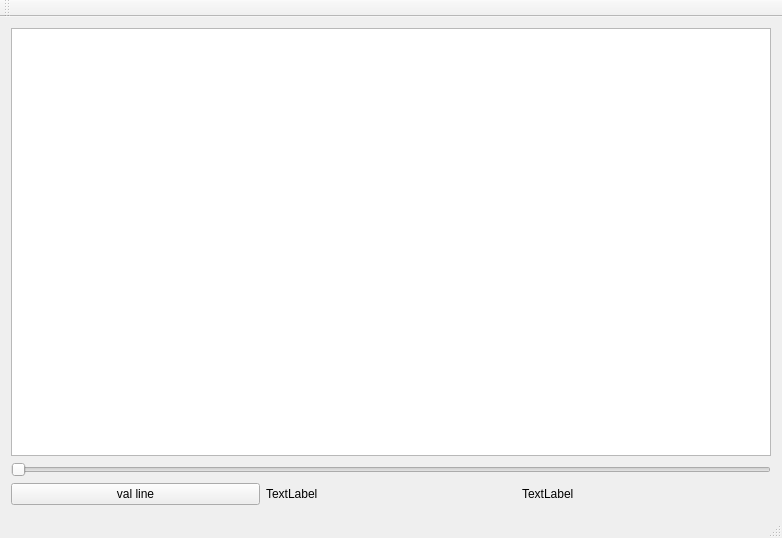
<?xml version="1.0" encoding="UTF-8"?>
<ui version="4.0">
 <class>MainWindow</class>
 <widget class="QMainWindow" name="MainWindow">
  <property name="geometry">
   <rect>
    <x>0</x>
    <y>0</y>
    <width>782</width>
    <height>538</height>
   </rect>
  </property>
  <property name="windowTitle">
   <string>MainWindow</string>
  </property>
  <widget class="QWidget" name="centralWidget">
   <layout class="QVBoxLayout" name="verticalLayout">
    <item>
     <widget class="MyGraphicsView" name="graphicsView"/>
    </item>
    <item>
     <widget class="QSlider" name="horizontalSlider">
      <property name="orientation">
       <enum>Qt::Horizontal</enum>
      </property>
     </widget>
    </item>
    <item>
     <layout class="QHBoxLayout" name="horizontalLayout">
      <item>
       <widget class="QPushButton" name="pushButton">
        <property name="text">
         <string>val line</string>
        </property>
       </widget>
      </item>
      <item>
       <widget class="QLabel" name="label">
        <property name="text">
         <string>TextLabel</string>
        </property>
       </widget>
      </item>
      <item>
       <widget class="QLabel" name="label_2">
        <property name="text">
         <string>TextLabel</string>
        </property>
       </widget>
      </item>
     </layout>
    </item>
   </layout>
  </widget>
  <widget class="QMenuBar" name="menuBar">
   <property name="geometry">
    <rect>
     <x>0</x>
     <y>0</y>
     <width>782</width>
     <height>21</height>
    </rect>
   </property>
  </widget>
  <widget class="QToolBar" name="mainToolBar">
   <attribute name="toolBarArea">
    <enum>TopToolBarArea</enum>
   </attribute>
   <attribute name="toolBarBreak">
    <bool>false</bool>
   </attribute>
  </widget>
  <widget class="QStatusBar" name="statusBar"/>
 </widget>
 <layoutdefault spacing="6" margin="11"/>
 <customwidgets>
  <customwidget>
   <class>MyGraphicsView</class>
   <extends>QGraphicsView</extends>
   <header>mygraphicsview.h</header>
  </customwidget>
 </customwidgets>
 <resources/>
 <connections/>
</ui>
